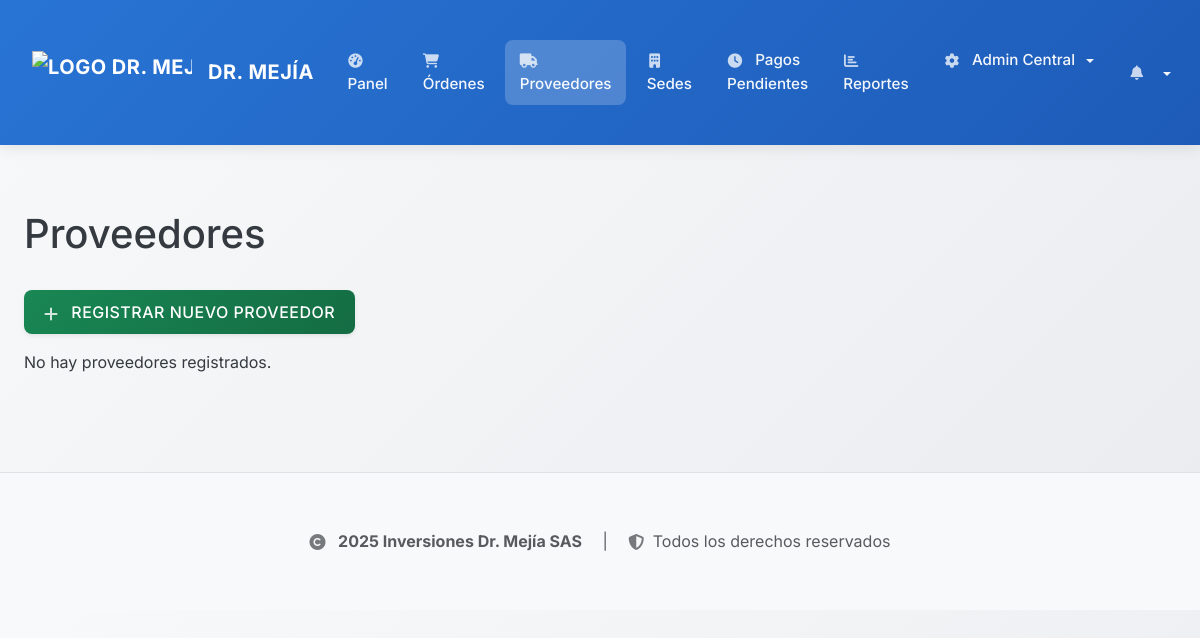
Page /providers (signed in) on the earlier database version.
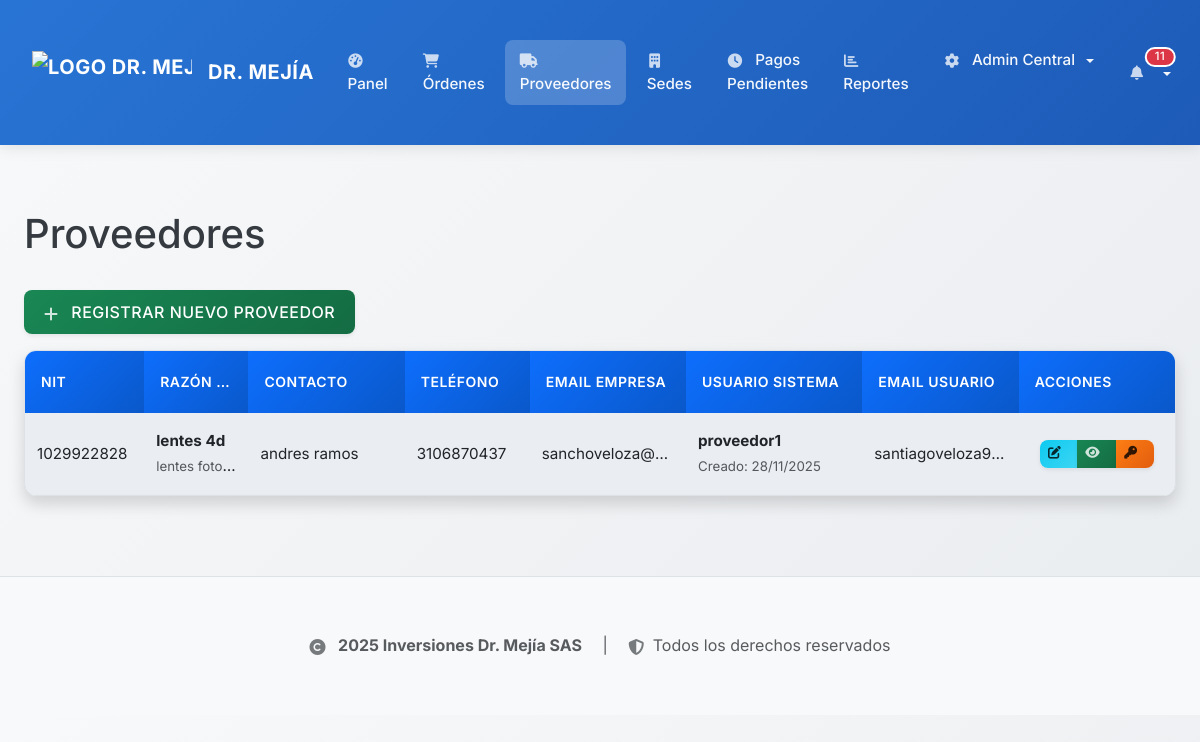
Same page on the later database version.
### backend/app/models.py (models this page shows, shortened)
class Provider(db.Model):
    id = db.Column(db.Integer, primary_key=True)
    nit = db.Column(db.String(20), nullable=False, unique=True)  # NIT único del proveedor
    razon_social = db.Column(db.String(200), nullable=False)  # Razón social oficial
    name = db.Column(db.String(128), nullable=False)  # Nombre comercial (mantener para compatibilidad)
    contact_person = db.Column(db.String(128))  # Persona de contacto
    phone = db.Column(db.String(20))  # Teléfono
    email = db.Column(db.String(120), unique=True)  # Correo electrónico
    address = db.Column(db.String(500))  # Dirección (expandida)
    registered_at = db.Column(db.DateTime, default=datetime.utcnow)
    orders = db.relationship('WorkOrder', backref='provider', lazy=True)
    payments_received = db.relationship('Payment', backref='provider_paid', lazy=True)

class User(UserMixin, db.Model):
    id = db.Column(db.Integer, primary_key=True)
    username = db.Column(db.String(64), unique=True, nullable=False)
    email = db.Column(db.String(120), unique=True, nullable=False)
    password_hash = db.Column(db.String(128))
    role = db.Column(db.String(64), nullable=False, default='asistente') # 'admin', 'asistente', 'admin_sede', 'proveedor'
    is_active = db.Column(db.Boolean, default=True) # Para desactivar usuarios
    created_at = db.Column(db.DateTime, default=datetime.utcnow)
    provider_id = db.Column(db.Integer, db.ForeignKey('provider.id'), nullable=True)
    provider = db.relationship('Provider', backref='users', uselist=False) # backref 'users' para el proveedor
    sede_id = db.Column(db.Integer, db.ForeignKey('sede.id'), nullable=True)
    sede_asignada = db.relationship('Sede', backref='administrators', foreign_keys=[sede_id])

### backend/app/routes.py (the view)
@bp.route('/providers')
@login_required
@role_required('admin', 'asistente')
def list_providers():
    providers = Provider.query.order_by(Provider.name).all()
    return render_template('proveedores/list.html', title='Lista de Proveedores', providers=providers)

### backend/app/models.py (called while the page is built)
@login_manager.user_loader
def load_user(user_id):
    return User.query.get(int(user_id))

### backend/app/routes.py (called while the page is built)
def role_required(*roles):
    def wrapper(fn):
        @wraps(fn)
        def decorated_view(*args, **kwargs):
            if not current_user.is_authenticated:
                return login_manager.unauthorized()
            if current_user.role not in roles:
                flash('No tienes permiso para acceder a esta página.', 'danger')
                return redirect(url_for('main.index'))
            return fn(*args, **kwargs)
        return decorated_view
    return wrapper

### backend/app/security.py (called while the page is built)
def log_security_event(event_type, description, severity='WARNING', user=None, metadata=None):
    if user is None:
        if hasattr(current_user, 'is_authenticated') and current_user.is_authenticated:
            user = current_user
        else:
            user = None
    AuditLog.log_action(
        action_type=event_type,
        description=description,
        user=user,
        severity=severity,
        category='SECURITY',
        metadata=metadata,
        requires_attention=severity in ['CRITICAL', 'ERROR']
    )

### frontend/templates/proveedores/list.html (shortened to what the changed rows need)
{% extends "base.html" %}
{% block content %}
    <h1 class="mb-4">Proveedores</h1>
    <p>
        <a href="{{ url_for('main.create_provider') }}" class="btn btn-success">
        </a>
    </p>
    {% if providers %}
        <div class="table-scroll-wrapper">
            <div class="table-responsive">
                <table class="table table-striped table-hover table-proveedores">
                    <thead>
                        <tr>
                            <th>NIT</th>
                            <th>Razón Social</th>
                            <th>Contacto</th>
                            <th>Teléfono</th>
                            <th>Email Empresa</th>
                            <th>Usuario Sistema</th>
                            <th>Email Usuario</th>
                            <th>Acciones</th>
                        </tr>
                    </thead>
                <tbody>
                    {% for provider in providers %}
                    <tr class="clickable-row" data-provider-id="{{ provider.id }}">
                        <td>{{ provider.nit or '-' }}</td>
                        <td>
                            <strong>{{ provider.razon_social or provider.name or '-' }}</strong>
                            {% if provider.name and provider.name != provider.razon_social %}
                                <br><small class="text-muted">{{ provider.name }}</small>
                            {% endif %}
                        </td>
                        <td>{{ provider.contact_person or '-' }}</td>
                        <td>{{ provider.phone or '-' }}</td>
                        <td>{{ provider.email or '-' }}</td>
                        <td>
                            {% set user = provider.users|first if provider.users else none %}
                            {% if user %}
                                <strong>{{ user.username }}</strong>
                                <br><small class="text-muted">Creado: {{ user.created_at.strftime('%d/%m/%Y') if user.created_at else '-' }}</small>
                            {% else %}
                                <span class="text-danger">Sin usuario</span>
                            {% endif %}
                        </td>
                        <td>
                            {% set user = provider.users|first if provider.users else none %}
                            {{ user.email if user else '-' }}
                        </td>
                        <td>
                            <div class="btn-group" role="group">
                                <a href="{{ url_for('main.edit_provider', provider_id=provider.id) }}"
                                   class="btn btn-sm btn-info" title="Editar Proveedor">
                                   <i class="fas fa-edit"></i>
                                </a>
                                {% set user = provider.users|first if provider.users else none %}
                                {% if user and current_user.role in ['admin', 'asistente'] %}
                                <button type="button"
                                        class="btn btn-sm btn-success"
                                        data-bs-toggle="modal"
                                        data-bs-target="#credentialsModal{{ provider.id }}"
                                        title="Ver Credenciales">
                                    <i class="fas fa-eye"></i>
                                </button>
                                <button type="button"
                                        class="btn btn-sm btn-warning"
                                        data-bs-toggle="modal"
                                        data-bs-target="#changePasswordModal{{ provider.id }}"
                                        title="Cambiar Contraseña">
                                    <i class="fas fa-key"></i>
                                </button>
                                {% endif %}
                            </div>
                        </td>
                    </tr>
                    {% endfor %}
                </tbody>
            </table>
        </div>
    </div>
    {% else %}
        <p>No hay proveedores registrados.</p>
    {% endif %}
{% endblock %}

Differences in the rows shown:
added Provider: nit "1029922828", razon_social "lentes 4…", name "lentes foto…", contact_person "andres ramos", phone "3106870437", email "sanchoveloza@…"
added User: username "proveedor1", created_at "28/11/2025", email "santiagoveloza9…"
Other differences:
{{ unread_notifications_count }}: (not shown) → "11"
text no longer shown: "No hay proveedores registrados."
text now shown: "NIT RAZÓN… CONTACTO TELÉFONO EMAIL EMPRESA USUARIO SISTEMA EMAIL USUARIO ACCIONES"
